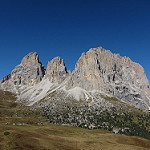
#> input picture images/mountain_iic.jpg, 150 x 150 px
$ python -i generalized.py   (imports and definitions only)
#> lines starting #> are read from the running program, lines starting #| are printed output that depends on the picture
#> further down, picture is the input picture: shape (150, 150, 3); mean B, G, R 105.9, 92.1, 79.7
import cv2
import numpy as np


def generate_sector_weights(radius, N=8, sigma=None):
    """
    Generate a set of fuzzy sector kernels for the Generalized Kuwahara filter.

    Parameters
    ----------
    radius : int
        The spatial extent of the kernel, defining a square window of size
        (2*radius + 1).
    N : int, optional
        The number of sectors to divide the neighborhood into. A higher N
        provides more directional sensitivity. Default is 8.
    sigma : float, optional
        The standard deviation of the Gaussian spatial window. If not
        provided, it defaults to radius / 2.0.

    Returns
    -------
    list of ndarray
        A list of N normalized kernels, each of shape (2\*radius+1, 2*radius+1),
        representing a specific directional subwindow.
    """
    if sigma is None:
        sigma = radius / 2.0

    # Coordinate grid centered at zero
    y, x = np.ogrid[-radius : radius + 1, -radius : radius + 1]

    # Base radial Gaussian window
    g = np.exp(-(x**2 + y**2) / (2 * sigma**2))

    # Polar angles for each pixel in the window
    theta = np.arctan2(y, x)
    theta = np.where(theta < 0, theta + 2 * np.pi, theta)

    # Smoothing factor to create "fuzzy" sector boundaries
    sigma_v = sigma / 4.0

    weights = []
    for i in range(N):
        # Define bounds for the current angular sector
        theta_start = (i - 0.5) * (2 * np.pi / N)
        theta_end = (i + 0.5) * (2 * np.pi / N)

        u = np.zeros_like(theta, dtype=np.float32)

        mask = (theta >= theta_start) & (theta <= theta_end)
        u[mask] = 1.0

        # Handle wrap-around for sectors crossing the 0/2pi boundary
        if theta_end > 2 * np.pi:
            u[theta <= (theta_end - 2 * np.pi)] = 1.0
        if theta_start < 0:
            u[theta >= (2 * np.pi + theta_start)] = 1.0

        # Blur the angular mask to create a smooth transition between sectors
        v = cv2.GaussianBlur(
            u, (0, 0), sigmaX=sigma_v, borderType=cv2.BORDER_REPLICATE
        )

        # Combine radial Gaussian with the angular mask and normalize
        w = g * v
        w = w / np.sum(w)
        weights.append(w)

    return weights


def generalized_kuwahara(image, radius=5, N=8, q=8.0):
    """
    Apply the Generalized Kuwahara filter for edge-preserving smoothing.

    Unlike the classic Kuwahara filter which selects a single subwindow, this
    algorithm calculates a weighted average of all subwindows, where weights
    are inversely proportional to the local variance.

    Parameters
    ----------
    image : ndarray
        The input grayscale (H, W) or color (H, W, C) image, expected as a
        uint8 array.
    radius : int, optional
        The filter radius that determines the (2*radius + 1) window size.
        Default is 5.
    N : int, optional
        The number of directional sectors used, with higher values offering
        better preservation of corners. Default is 8.
    q : float, optional
        A tuning parameter controlling the "sharpness" of the weighting.
        Higher values cause the filter to approximate the classic "hard-min"
        Kuwahara selection, while lower values result in a Gaussian-like
        blending of sectors. Default is 8.0.

    Returns
    -------
    ndarray
        The filtered image of the same shape and type (uint8) as the input,
        exhibiting smoothed textures and enhanced edges.

    Notes
    -----
    The Generalized Kuwahara filter addresses the instability and blocky
    artifacts of the classic implementation. Instead of a hard minimum
    selection, it uses a "soft-min" approach where the output is a weighted
    sum of the means ($\mu_i$) of $N$ sectors.

    This approach allows for a smoother transition between regions while
    significantly enhancing edges and corners through the use of overlapping
    fuzzy angular kernels.

    References
    ----------
    .. [1] G. Papari, N. Petkov, and P. Campisi, "Artistic Edge and Corner
       Enhancing Smoothing," IEEE Transactions on Image Processing, vol. 16,
       no. 10, pp. 2449-2462, 2007.
    """
#> called with radius = 5, N = 8, q = 8
    if radius == 0:
        return image.copy()

    image_float = image.astype(np.float32) / 255.0
    if image_float.ndim == 2:
        image_float = image_float[..., np.newaxis]

    image_float_sq = image_float**2
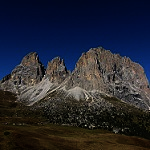
#> image_float_sq: shape (150, 150, 3) float32; mean B, G, R 0.201, 0.157, 0.149

    H, W, C = image_float.shape
#> H = 150; W = 150; C = 3
    numerator = np.zeros((H, W, C), dtype=np.float32)
    denominator = np.zeros((H, W, 1), dtype=np.float32)

    sector_weights = generate_sector_weights(radius, N=N)
    for sector_weight in sector_weights:
        # Calculate E[X] for the subwindow
        mean = cv2.filter2D(
            image_float, -1, sector_weight, borderType=cv2.BORDER_REPLICATE
        ).reshape(H, W, C)

        # Calculate E[X^2] for the subwindow
        mean_sq = cv2.filter2D(
            image_float_sq, -1, sector_weight, borderType=cv2.BORDER_REPLICATE
        ).reshape(H, W, C)

        # Calculate variance as Var(X) = E[X^2] - (E[X])^2
        var_per_channel = np.clip(mean_sq - mean**2, 0.0, None)
        total_var = np.sum(var_per_channel, axis=-1, keepdims=True)
        total_std = np.sqrt(total_var) + 1e-4

        # Accumulate the weighted mean and the total weight for normalization
        weight = np.power(total_std, -q)
        numerator += mean * weight
        denominator += weight
#> this loop made 8 passes
#> pass 1, in generalized_kuwahara, `mean = cv2.filter2D( image_float, -1, sector_weight, borderType=cv2.BO..`:
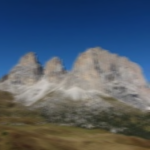
#> mean: shape (150, 150, 3) float32; mean B, G, R 0.417, 0.362, 0.313
#> pass 1, in generalized_kuwahara, `mean_sq = cv2.filter2D( image_float_sq, -1, sector_weight, borderType=..`:
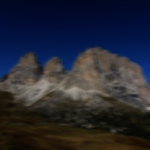
#> mean_sq: shape (150, 150, 3) float32; mean B, G, R 0.202, 0.157, 0.149
#> pass 1, in generalized_kuwahara, `total_var = np.sum(var_per_channel, axis=-1, keepdims=True)`:
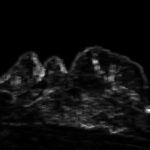
#> total_var: shape (150, 150, 1) float32; min 1.22e-07, max 0.28, mean 0.0158; drawn with min black and max white
#> after the loop:
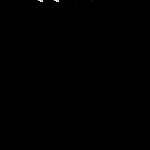
#> denominator: shape (150, 150, 1) float32; min 87209.4, max 1.21e+32, mean 7.82e+28; drawn with min black and max white
#> after the loop:
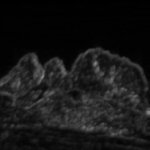
#> total_std: shape (150, 150, 1) float32; min 0.0001, max 0.536, mean 0.0905

    result = np.clip(numerator / denominator * 255.0, 0, 255).astype(np.uint8)
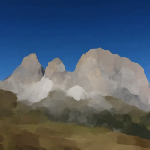
#> result: shape (150, 150, 3); mean B, G, R 106.1, 92.1, 79.4
    if image.ndim == 2:
        result = result.squeeze(axis=-1)

    return result

>>> import cv2
>>> picture = cv2.imread('../images/mountain_iic.jpg')
>>> result = generalized_kuwahara(picture)

$ run again, on images/old_man.jpg
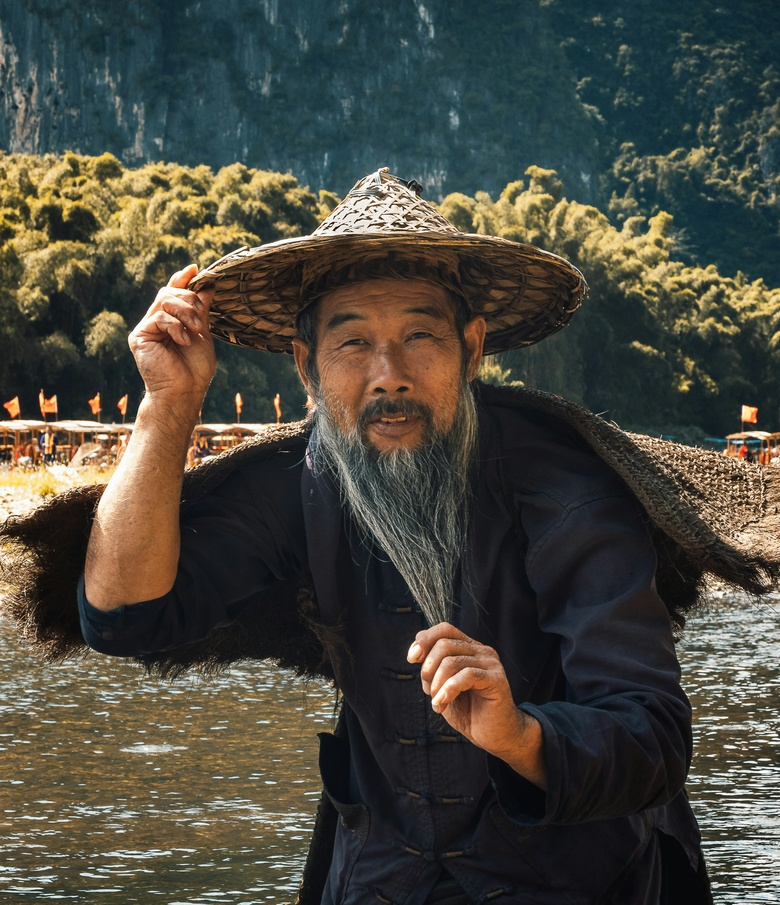
#> input picture images/old_man.jpg, 780 x 905 px, shrunk from 3391 x 3937 before the run
#> picture is the input picture: shape (905, 780, 3); mean B, G, R 62.4, 72, 73.7
#> after the loop in generalized_kuwahara, `for sector_weight in sector_weights:`:
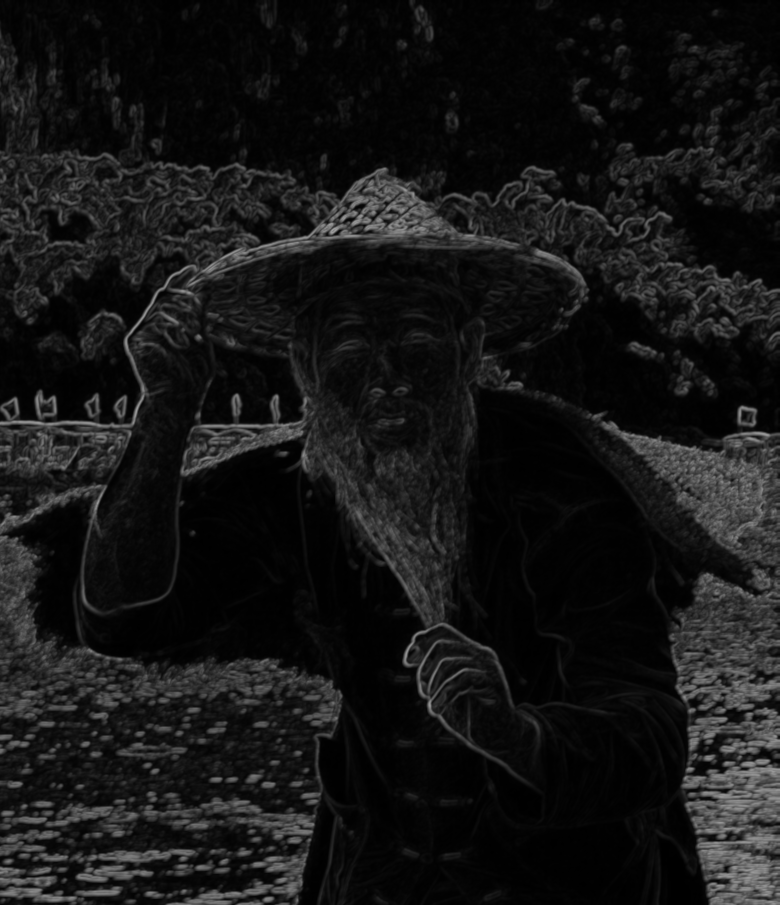
#> total_std: shape (905, 780, 1) float32; min 0.000126, max 0.618, mean 0.0859
#> in generalized_kuwahara, `result = np.clip(numerator / denominator * 255.0, 0, 255).astype(np.ui..`:
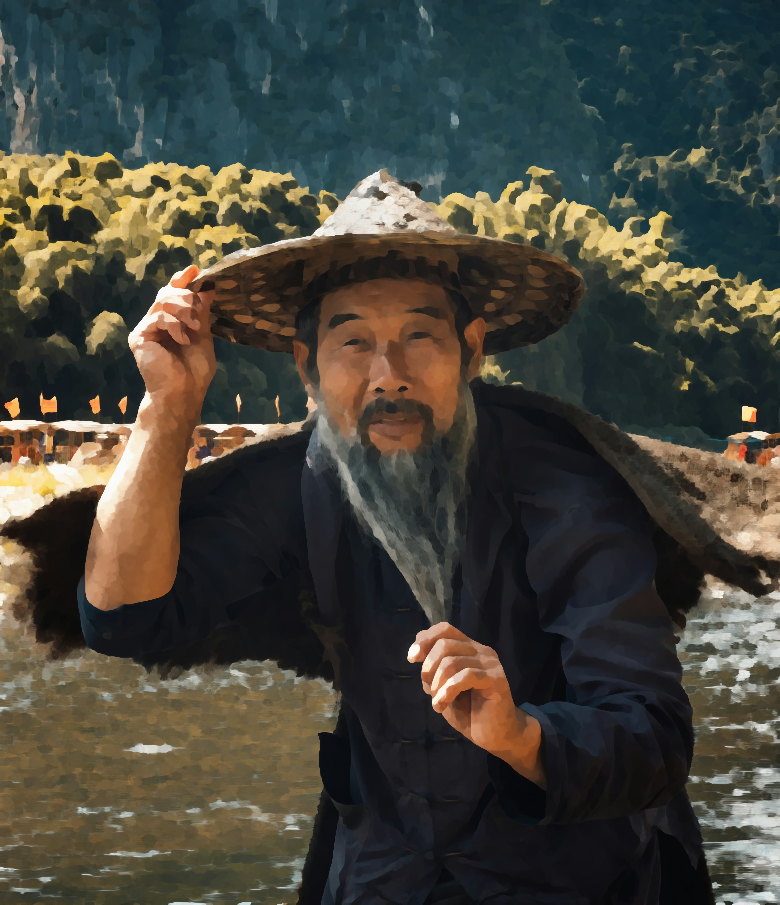
#> result: shape (905, 780, 3); mean B, G, R 59.1, 68.1, 69.5

$ run again, on images/wolf.jpg
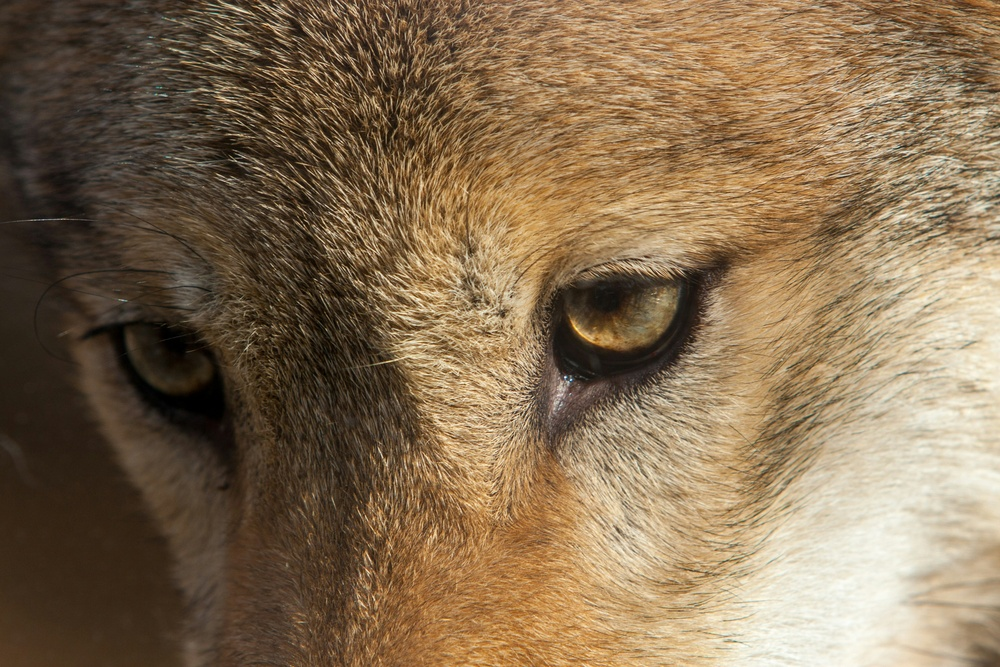
#> input picture images/wolf.jpg, 1000 x 667 px, shrunk from 3888 x 2592 before the run
#> picture is the input picture: shape (667, 1000, 3); mean B, G, R 82.2, 110.3, 133
#> after the loop in generalized_kuwahara, `for sector_weight in sector_weights:`:
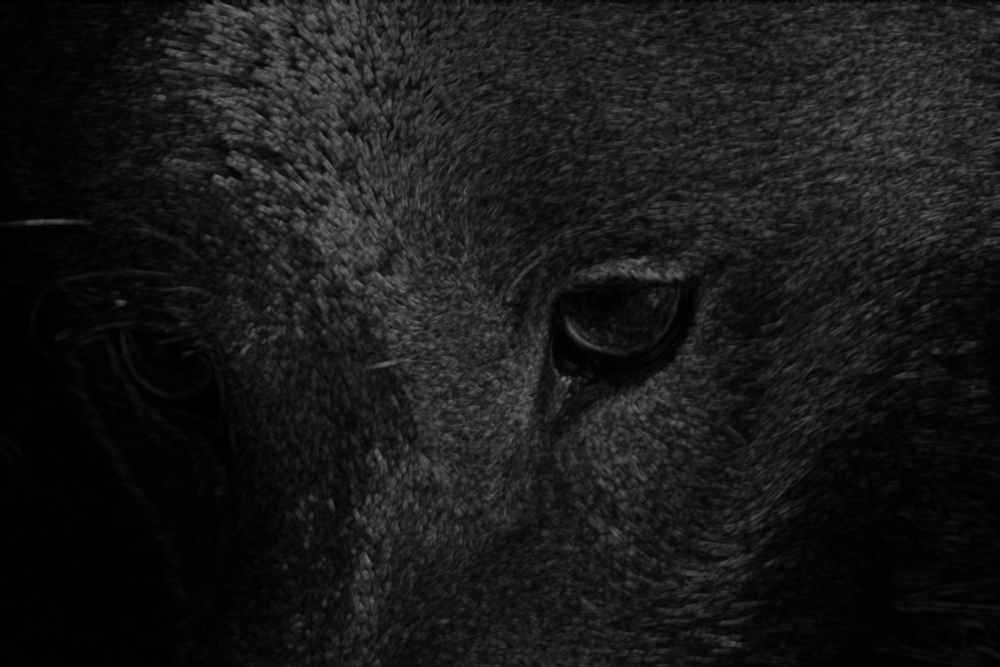
#> total_std: shape (667, 1000, 1) float32; min 0.0001, max 0.477, mean 0.0985
#> in generalized_kuwahara, `result = np.clip(numerator / denominator * 255.0, 0, 255).astype(np.ui..`:
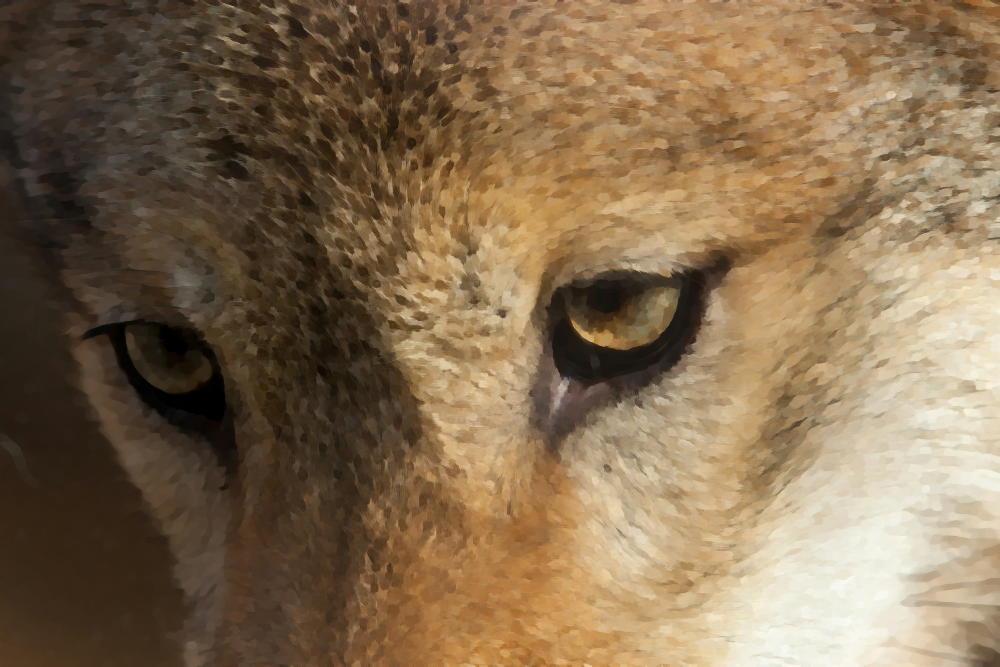
#> result: shape (667, 1000, 3); mean B, G, R 80.7, 108.9, 131.9
